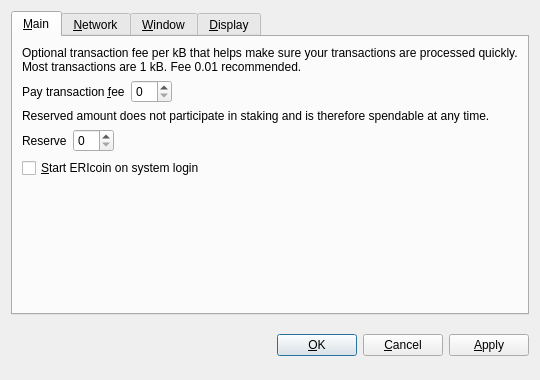
<?xml version="1.0" encoding="UTF-8"?>
<ui version="4.0">
 <class>OptionsDialog</class>
 <widget class="QDialog" name="OptionsDialog">
  <property name="geometry">
   <rect>
    <x>0</x>
    <y>0</y>
    <width>540</width>
    <height>380</height>
   </rect>
  </property>
  <property name="windowTitle">
   <string>Options</string>
  </property>
  <property name="modal">
   <bool>true</bool>
  </property>
  <layout class="QVBoxLayout" name="verticalLayout">
   <item>
    <widget class="QTabWidget" name="tabWidget">
     <property name="tabPosition">
      <enum>QTabWidget::North</enum>
     </property>
     <property name="currentIndex">
      <number>0</number>
     </property>
     <widget class="QWidget" name="tabMain">
      <attribute name="title">
       <string>&amp;Main</string>
      </attribute>
      <layout class="QVBoxLayout" name="verticalLayout_Main">
       <item>
        <widget class="QLabel" name="transactionFeeInfoLabel">
         <property name="text">
          <string>Optional transaction fee per kB that helps make sure your transactions are processed quickly. Most transactions are 1 kB. Fee 0.01 recommended.</string>
         </property>
         <property name="textFormat">
          <enum>Qt::PlainText</enum>
         </property>
         <property name="wordWrap">
          <bool>true</bool>
         </property>
        </widget>
       </item>
       <item>
        <layout class="QHBoxLayout" name="horizontalLayoutFee">
         <item>
          <widget class="QLabel" name="transactionFeeLabel">
           <property name="text">
            <string>Pay transaction &amp;fee</string>
           </property>
           <property name="textFormat">
            <enum>Qt::PlainText</enum>
           </property>
           <property name="buddy">
            <cstring>transactionFee</cstring>
           </property>
          </widget>
         </item>
         <item>
          <widget class="BitcoinAmountField" name="transactionFee"/>
         </item>
         <item>
          <spacer name="horizontalSpacerFee">
           <property name="orientation">
            <enum>Qt::Horizontal</enum>
           </property>
           <property name="sizeHint" stdset="0">
            <size>
             <width>40</width>
             <height>20</height>
            </size>
           </property>
          </spacer>
         </item>
        </layout>
       </item>
       <item>
        <widget class="QLabel" name="reserveBalanceInfoLabel">
         <property name="text">
          <string>Reserved amount does not participate in staking and is therefore spendable at any time.</string>
         </property>
         <property name="textFormat">
          <enum>Qt::PlainText</enum>
         </property>
         <property name="wordWrap">
          <bool>true</bool>
         </property>
        </widget>
       </item>
       <item>
        <layout class="QHBoxLayout" name="horizontalLayoutReserveBalance">
         <item>
          <widget class="QLabel" name="reserveBalanceLabel">
           <property name="text">
            <string>Reserve</string>
           </property>
           <property name="textFormat">
            <enum>Qt::PlainText</enum>
           </property>
           <property name="buddy">
            <cstring>reserveBalance</cstring>
           </property>
          </widget>
         </item>
         <item>
          <widget class="BitcoinAmountField" name="reserveBalance"/>
         </item>
         <item>
          <spacer name="horizontalSpacerReserveBalance">
           <property name="orientation">
            <enum>Qt::Horizontal</enum>
           </property>
           <property name="sizeHint" stdset="0">
            <size>
             <width>40</width>
             <height>20</height>
            </size>
           </property>
          </spacer>
         </item>
        </layout>
       </item>
       <item>
        <widget class="QCheckBox" name="bitcoinAtStartup">
         <property name="toolTip">
          <string>Automatically start ERIcoin after logging in to the system.</string>
         </property>
         <property name="text">
          <string>&amp;Start ERIcoin on system login</string>
         </property>
        </widget>
       </item>
       <item>
        <spacer name="verticalSpacer_Main">
         <property name="orientation">
          <enum>Qt::Vertical</enum>
         </property>
         <property name="sizeHint" stdset="0">
          <size>
           <width>20</width>
           <height>40</height>
          </size>
         </property>
        </spacer>
       </item>
      </layout>
     </widget>
     <widget class="QWidget" name="tabNetwork">
      <attribute name="title">
       <string>&amp;Network</string>
      </attribute>
      <layout class="QVBoxLayout" name="verticalLayout_Network">
       <item>
        <widget class="QCheckBox" name="mapPortUpnp">
         <property name="toolTip">
          <string>Automatically open the ERIcoin client port on the router. This only works when your router supports UPnP and it is enabled.</string>
         </property>
         <property name="text">
          <string>Map port using &amp;UPnP</string>
         </property>
        </widget>
       </item>
       <item>
        <widget class="QCheckBox" name="connectSocks">
         <property name="toolTip">
          <string>Connect to the ERIcoin network through a SOCKS5 proxy (e.g. when connecting through Tor).</string>
         </property>
         <property name="text">
          <string>&amp;Connect through SOCKS5 proxy:</string>
         </property>
        </widget>
       </item>
       <item>
        <layout class="QHBoxLayout" name="horizontalLayout_Network">
         <item>
          <widget class="QLabel" name="proxyIpLabel">
           <property name="text">
            <string>Proxy &amp;IP:</string>
           </property>
           <property name="textFormat">
            <enum>Qt::PlainText</enum>
           </property>
           <property name="buddy">
            <cstring>proxyIp</cstring>
           </property>
          </widget>
         </item>
         <item>
          <widget class="QValidatedLineEdit" name="proxyIp">
           <property name="maximumSize">
            <size>
             <width>140</width>
             <height>16777215</height>
            </size>
           </property>
           <property name="toolTip">
            <string>IP address of the proxy (e.g. 127.0.0.1)</string>
           </property>
          </widget>
         </item>
         <item>
          <widget class="QLabel" name="proxyPortLabel">
           <property name="text">
            <string>&amp;Port:</string>
           </property>
           <property name="textFormat">
            <enum>Qt::PlainText</enum>
           </property>
           <property name="buddy">
            <cstring>proxyPort</cstring>
           </property>
          </widget>
         </item>
         <item>
          <widget class="QLineEdit" name="proxyPort">
           <property name="maximumSize">
            <size>
             <width>55</width>
             <height>16777215</height>
            </size>
           </property>
           <property name="toolTip">
            <string>Port of the proxy (e.g. 9050)</string>
           </property>
          </widget>
         </item>
         <item>
          <spacer name="horizontalSpacer_Network">
           <property name="orientation">
            <enum>Qt::Horizontal</enum>
           </property>
           <property name="sizeHint" stdset="0">
            <size>
             <width>40</width>
             <height>20</height>
            </size>
           </property>
          </spacer>
         </item>
        </layout>
       </item>
       <item>
        <spacer name="verticalSpacer_Network">
         <property name="orientation">
          <enum>Qt::Vertical</enum>
         </property>
         <property name="sizeHint" stdset="0">
          <size>
           <width>20</width>
           <height>40</height>
          </size>
         </property>
        </spacer>
       </item>
      </layout>
     </widget>
     <widget class="QWidget" name="tabWindow">
      <attribute name="title">
       <string>&amp;Window</string>
      </attribute>
      <layout class="QVBoxLayout" name="verticalLayout_Window">
       <item>
        <widget class="QCheckBox" name="minimizeToTray">
         <property name="toolTip">
          <string>Show only a tray icon after minimizing the window.</string>
         </property>
         <property name="text">
          <string>&amp;Minimize to the tray instead of the taskbar</string>
         </property>
        </widget>
       </item>
       <item>
        <widget class="QCheckBox" name="minimizeOnClose">
         <property name="toolTip">
          <string>Minimize instead of exit the application when the window is closed. When this option is enabled, the application will be closed only after selecting Quit in the menu.</string>
         </property>
         <property name="text">
          <string>M&amp;inimize on close</string>
         </property>
        </widget>
       </item>
       <item>
        <spacer name="verticalSpacer_Window">
         <property name="orientation">
          <enum>Qt::Vertical</enum>
         </property>
         <property name="sizeHint" stdset="0">
          <size>
           <width>20</width>
           <height>40</height>
          </size>
         </property>
        </spacer>
       </item>
      </layout>
     </widget>
     <widget class="QWidget" name="tabDisplay">
      <attribute name="title">
       <string>&amp;Display</string>
      </attribute>
      <layout class="QVBoxLayout" name="verticalLayout_Display">
       <item>
        <layout class="QHBoxLayout" name="horizontalLayout_1_Display">
         <item>
          <widget class="QLabel" name="langLabel">
           <property name="text">
            <string>User Interface &amp;language:</string>
           </property>
           <property name="textFormat">
            <enum>Qt::PlainText</enum>
           </property>
           <property name="buddy">
            <cstring>lang</cstring>
           </property>
          </widget>
         </item>
         <item>
          <widget class="QValueComboBox" name="lang">
           <property name="toolTip">
            <string>The user interface language can be set here. This setting will take effect after restarting ERIcoin.</string>
           </property>
          </widget>
         </item>
        </layout>
       </item>
       <item>
        <layout class="QHBoxLayout" name="horizontalLayout_2_Display">
         <item>
          <widget class="QLabel" name="unitLabel">
           <property name="text">
            <string>&amp;Unit to show amounts in:</string>
           </property>
           <property name="textFormat">
            <enum>Qt::PlainText</enum>
           </property>
           <property name="buddy">
            <cstring>unit</cstring>
           </property>
          </widget>
         </item>
         <item>
          <widget class="QValueComboBox" name="unit">
           <property name="toolTip">
            <string>Choose the default subdivision unit to show in the interface and when sending coins.</string>
           </property>
          </widget>
         </item>
        </layout>
       </item>
       <item>
        <widget class="QCheckBox" name="coinControlFeatures">
         <property name="toolTip">
          <string>Whether to show coin control features or not.</string>
         </property>
         <property name="text">
          <string>Display coin &amp;control features (experts only!)</string>
         </property>
        </widget>
       </item>
       <item>
        <widget class="QCheckBox" name="useERTheme">
         <property name="text">
          <string>Use ERI visual theme (requires restart)</string>
         </property>
        </widget>
       </item>
       <item>
        <spacer name="verticalSpacer_Display">
         <property name="orientation">
          <enum>Qt::Vertical</enum>
         </property>
         <property name="sizeHint" stdset="0">
          <size>
           <width>20</width>
           <height>40</height>
          </size>
         </property>
        </spacer>
       </item>
      </layout>
     </widget>
    </widget>
   </item>
   <item>
    <layout class="QHBoxLayout" name="horizontalLayout_Buttons">
     <item>
      <spacer name="horizontalSpacer_1">
       <property name="orientation">
        <enum>Qt::Horizontal</enum>
       </property>
       <property name="sizeHint" stdset="0">
        <size>
         <width>40</width>
         <height>48</height>
        </size>
       </property>
      </spacer>
     </item>
     <item>
      <widget class="QLabel" name="statusLabel">
       <property name="font">
        <font>
         <weight>75</weight>
         <bold>true</bold>
        </font>
       </property>
       <property name="text">
        <string/>
       </property>
       <property name="textFormat">
        <enum>Qt::PlainText</enum>
       </property>
       <property name="wordWrap">
        <bool>true</bool>
       </property>
      </widget>
     </item>
     <item>
      <spacer name="horizontalSpacer_2">
       <property name="orientation">
        <enum>Qt::Horizontal</enum>
       </property>
       <property name="sizeHint" stdset="0">
        <size>
         <width>40</width>
         <height>48</height>
        </size>
       </property>
      </spacer>
     </item>
     <item>
      <widget class="QPushButton" name="okButton">
       <property name="text">
        <string>&amp;OK</string>
       </property>
      </widget>
     </item>
     <item>
      <widget class="QPushButton" name="cancelButton">
       <property name="text">
        <string>&amp;Cancel</string>
       </property>
       <property name="autoDefault">
        <bool>false</bool>
       </property>
      </widget>
     </item>
     <item>
      <widget class="QPushButton" name="applyButton">
       <property name="text">
        <string>&amp;Apply</string>
       </property>
       <property name="autoDefault">
        <bool>false</bool>
       </property>
      </widget>
     </item>
    </layout>
   </item>
  </layout>
 </widget>
 <customwidgets>
  <customwidget>
   <class>BitcoinAmountField</class>
   <extends>QSpinBox</extends>
   <header>bitcoinamountfield.h</header>
  </customwidget>
  <customwidget>
   <class>QValueComboBox</class>
   <extends>QComboBox</extends>
   <header>qvaluecombobox.h</header>
  </customwidget>
  <customwidget>
   <class>QValidatedLineEdit</class>
   <extends>QLineEdit</extends>
   <header>qvalidatedlineedit.h</header>
  </customwidget>
 </customwidgets>
 <resources/>
 <connections/>
</ui>
